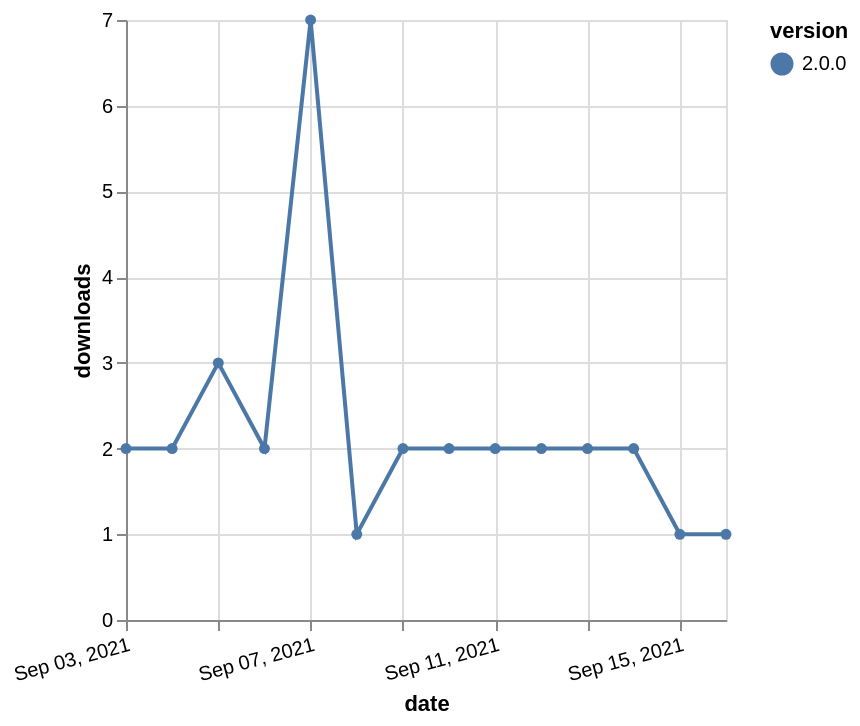

Write a Vega-Lite specification for this figure.
### Vega-Lite specification from a JSON file in a GitHub repository (floating-point values rounded to 4 significant figures)
{"$schema": "https://vega.github.io/schema/vega-lite/v5.json", "description": "A simple bar chart with embedded data.", "data": {"values": [{"date": "2021-09-03", "total": 2471, "delta": 2, "version": "2.0.0"}, {"date": "2021-09-04", "total": 2473, "delta": 2, "version": "2.0.0"}, {"date": "2021-09-05", "total": 2476, "delta": 3, "version": "2.0.0"}, {"date": "2021-09-06", "total": 2478, "delta": 2, "version": "2.0.0"}, {"date": "2021-09-07", "total": 2485, "delta": 7, "version": "2.0.0"}, {"date": "2021-09-08", "total": 2486, "delta": 1, "version": "2.0.0"}, {"date": "2021-09-09", "total": 2488, "delta": 2, "version": "2.0.0"}, {"date": "2021-09-10", "total": 2490, "delta": 2, "version": "2.0.0"}, {"date": "2021-09-11", "total": 2492, "delta": 2, "version": "2.0.0"}, {"date": "2021-09-12", "total": 2494, "delta": 2, "version": "2.0.0"}, {"date": "2021-09-13", "total": 2496, "delta": 2, "version": "2.0.0"}, {"date": "2021-09-14", "total": 2498, "delta": 2, "version": "2.0.0"}, {"date": "2021-09-15", "total": 2499, "delta": 1, "version": "2.0.0"}, {"date": "2021-09-16", "total": 2500, "delta": 1, "version": "2.0.0"}]}, "width": "container", "mark": {"type": "line", "point": {"filled": true}}, "encoding": {"x": {"field": "date", "type": "temporal", "timeUnit": "yearmonthdate", "title": "date", "axis": {"labelAngle": -15}}, "y": {"field": "delta", "type": "quantitative", "title": "downloads"}, "color": {"field": "version", "type": "nominal"}, "tooltip": {"field": "delta"}}}
